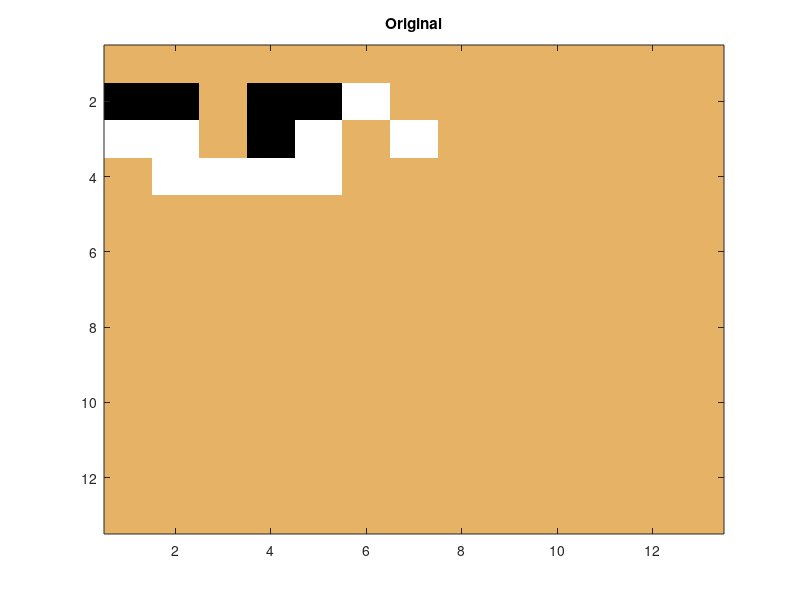

Source code (MATLAB): (Note: this script raises an error after producing the figure.)
clc; clear; close all;

B = zeros(13);

% Black stones
B(2,1) = 1;
B(2,2) = 1;
B(2,4) = 1;
B(2,5) = 1;
B(3,4) = 1;

% White stones
B(3,1) = 2;
B(3,2) = 2;
B(4,2) = 2;
B(4,3) = 2;
B(4,4) = 2;
B(4,5) = 2;
B(3,5) = 2;
B(2,6) = 2;
B(3,7) = 2;

% figure('WindowState','maximized')
colormap([.9 .7 .4; 0 0 0; 1 1 1]);
axis equal
imagesc(B)
title("Original")

% Create a VideoWriter object
v = VideoWriter('board_animation.mp4', 'MPEG-4');
v.FrameRate = .5; % 1 frame per second
open(v);

% Capture the original frame
writeVideo(v, getframe(gcf));

% Perform rotations and capture frames
for rot = 1:4
    pause(2)
    B = rot90(B);
    axis equal
    imagesc(B)
    title("Rotation " + num2str(rot))
    writeVideo(v, getframe(gcf));
end

title("Original")
pause(2)

B = flipud(B);
axis equal
imagesc(B)
title("Flipped horizontally")
writeVideo(v, getframe(gcf));

for rot = 1:4
    pause(2)
    B = rot90(B);
    axis equal
    imagesc(B)
    title("FH: Rotation " + num2str(rot))
    writeVideo(v, getframe(gcf));
end

title("FH: Original")
pause(2)

B = flipud(B);
axis equal
imagesc(B)
title("Original")
writeVideo(v, getframe(gcf));
pause(2)

B = fliplr(B);
axis equal
imagesc(B)
title("Flipped vertically")
writeVideo(v, getframe(gcf));

for rot = 1:4
    pause(2)
    B = rot90(B);
    axis equal
    imagesc(B)
    title("FV: Rotation " + num2str(rot))
    writeVideo(v, getframe(gcf));
end

title("FV: Original")
pause(2)

B = fliplr(B);
axis equal
imagesc(B)
title("Original")
writeVideo(v, getframe(gcf));
pause(2)

% Close the video file
close(v);

disp('Video saved as board_animation.mp4');
